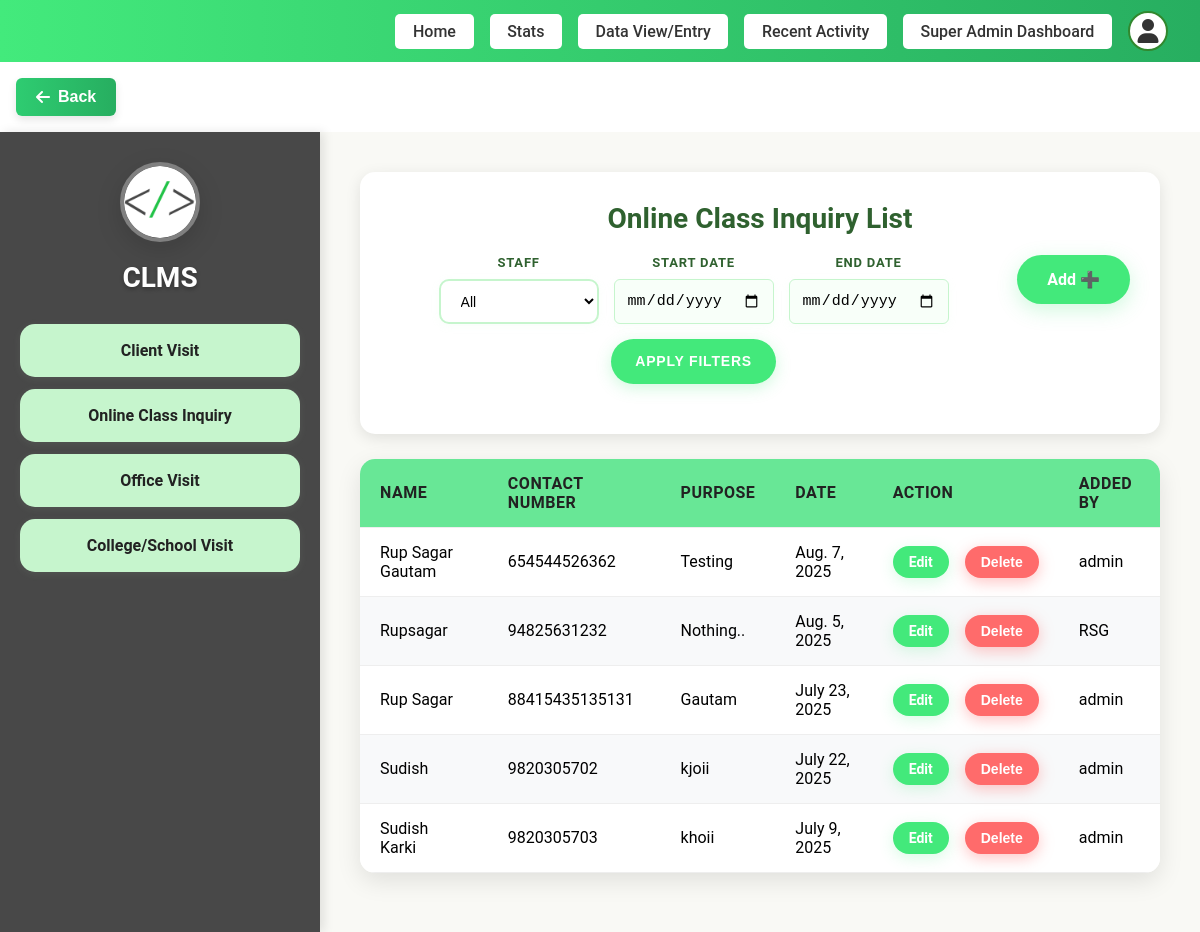
Page /add-dashboard/online-class/list/ (signed in) on the earlier database version.
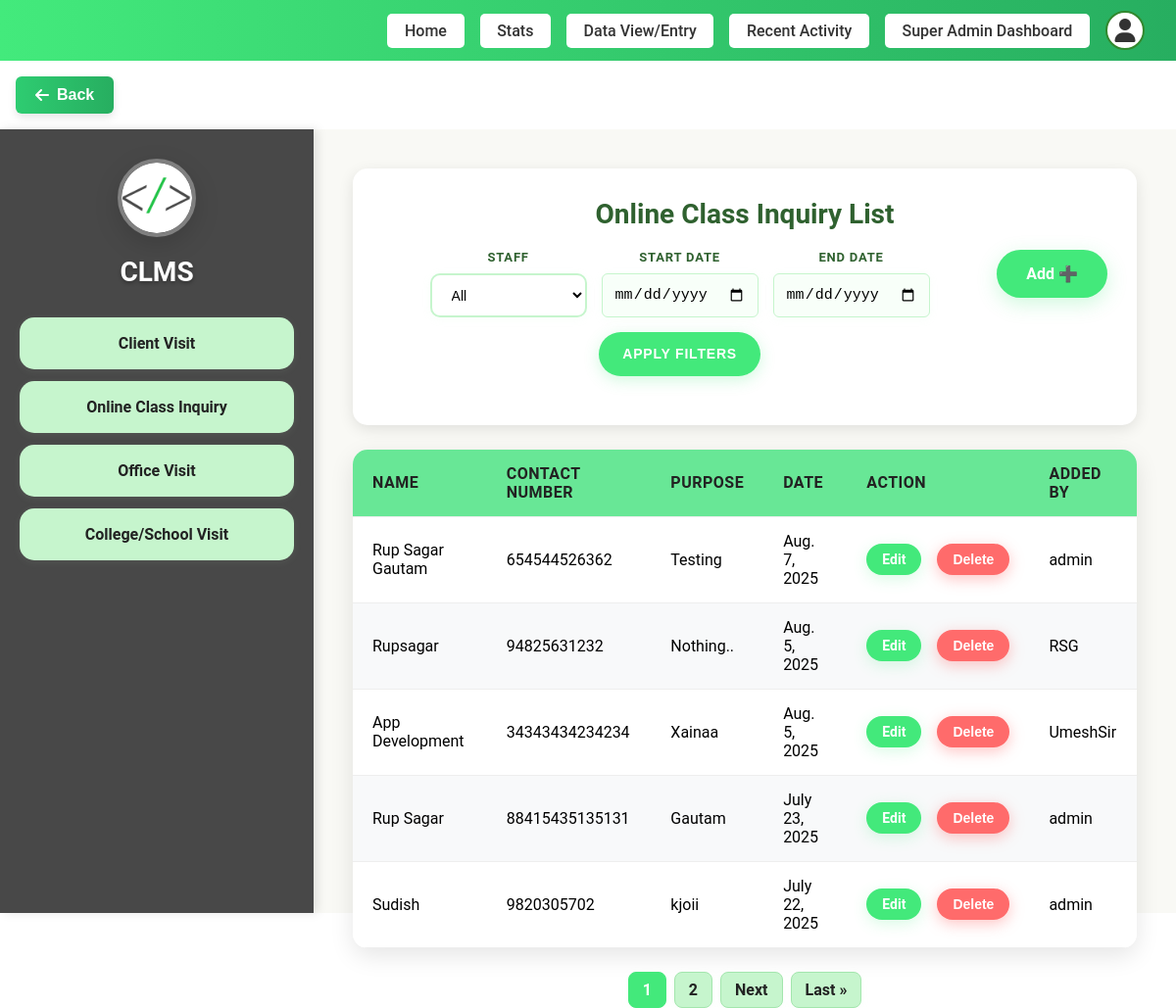
Same page on the later database version.
### staff/models.py (models this page shows, shortened)
class OnlineClassInquiry(models.Model):
    user = models.ForeignKey(User, on_delete=models.CASCADE)
    name = models.CharField(max_length=100)
    contact = models.CharField(max_length=20)
    purpose = models.CharField(max_length=255)
    date = models.DateField()

### staff/views.py (the view)
# urls.py: path('online-class/list/', views.online_class_list, name='online_class_list'),
@login_required
def online_class_list(request):
    if request.user.is_superuser:
        online_classes = OnlineClassInquiry.objects.all().order_by('-date')
        staff_filter = request.GET.get('staff')
        if staff_filter and staff_filter != 'all':
            online_classes = online_classes.filter(user_id=staff_filter)
        start_date = request.GET.get('start_date')
        end_date = request.GET.get('end_date')
        if start_date:
            try:
                start_date = datetime.strptime(start_date, '%Y-%m-%d').date()
                online_classes = online_classes.filter(date__gte=start_date)
            except ValueError:
                pass
        if end_date:
            try:
                end_date = datetime.strptime(end_date, '%Y-%m-%d').date()
                online_classes = online_classes.filter(date__lte=end_date)
            except ValueError:
                pass
        staff_users = User.objects.filter(is_staff=True).order_by('username')
    else:
        online_classes = OnlineClassInquiry.objects.filter(user=request.user).order_by('-date')
        staff_users = None
    paginator = Paginator(online_classes, 5)  # Show 5 items per page
    page = request.GET.get('page')
    try:
        online_classes = paginator.page(page)
    except PageNotAnInteger:
        online_classes = paginator.page(1)
    except EmptyPage:
        online_classes = paginator.page(paginator.num_pages)
    return render(request, 'pages/staff/Online_Class.html', {
        'online_classes': online_classes,
        'staff_users': staff_users,
        'current_filters': {
            'staff': request.GET.get('staff', ''),
            'start_date': request.GET.get('start_date', ''),
            'end_date': request.GET.get('end_date', ''),
        }
    })

### templates/pages/staff/Online_Class.html (shortened to what this page needs)
{% load static %}
<!DOCTYPE html>
<html lang="en">
<head>
  <link rel="stylesheet" href="{% static 'css/Visit.css' %}?v=1.2">
  <link rel="stylesheet" href="{% static 'css/dltvisit.css' %}?v=1.2">
</head>
{% include "layouts/header.html" %}
<body>
  <div class="container">
    <div class="sidebar">
      <div class="logo">
        <a href="{% url 'add_dashboard' %}">
         <img src="{% static 'assets/favicon.png' %}" alt="Logo">
        </a>
      </div>
      <h2>CLMS</h2>
      <ul>
        <li><a href="{% url 'client_visit_list' %}">Client Visit</a></li>
        <li><a href="{% url 'online_class_list' %}">Online Class Inquiry</a></li>
        <li><a href="{% url 'office_visit_list' %}">Office Visit</a></li>
        <li><a href="{% url 'college_visit_list' %}">College/School Visit</a></li>
      </ul>
    </div>
    <div class="main-content">
      <div class="header">
        <h2>Online Class Inquiry List</h2>
        <div class="header-controls">
          <a href="{% url 'add_dashboard' %}" class="add-btn">Add ➕</a>
          {% if user.is_superuser and staff_users %}
          <div class="filter-container">
            <form method="GET" class="filter-form" style="display: flex; align-items: center; gap: 15px; flex-wrap: wrap;">
              <div class="filter-item">
                <label for="staff">Staff</label>
                <select name="staff" id="staff">
                  <option value="all" {% if current_filters.staff == 'all' or not current_filters.staff %}selected{% endif %}>All</option>
                </select>
              </div>
              <div class="filter-item">
                <label for="start_date">Start Date</label>
                <input type="date" name="start_date" id="start_date" value="{{ current_filters.start_date }}" placeholder="yyyy-mm-dd">
              </div>
              <div class="filter-item">
                <label for="end_date">End Date</label>
                <input type="date" name="end_date" id="end_date" value="{{ current_filters.end_date }}" placeholder="yyyy-mm-dd">
              </div>
              <button type="submit" class="apply-btn">Apply Filters</button>
            </form>
          </div>
          {% endif %}
        </div>
      </div>
      <table>
        <thead>
          <tr>
            <th>Name</th>
            <th>Contact Number</th>
            <th>Purpose</th>
            <th>Date</th>
            <th>Action</th>
            <th>Added By</th>
          </tr>
        </thead>
        <tbody>
          {% for inquiry in online_classes %}
          <tr class="{% cycle 'white-row' 'green-row' %}">
            <td>{{ inquiry.name }}</td>
            <td>{{ inquiry.contact }}</td>
            <td>{{ inquiry.purpose }}</td>
            <td>{{ inquiry.date }}</td>
            <td>
              <div class="action-buttons">
                <a href="{% url 'edit_online' inquiry.id %}" class="edit-btn">Edit</a>
                <button class="delete-btn" onclick="showOnlineClassDeleteConfirmation('{{ inquiry.id }}', '{{ inquiry.name }}')">Delete</button>
              </div>
            </td>
            <td>{{ inquiry.user.username }}</td>
          </tr>
          {% empty %}
          <tr>
            <td colspan="5">No online class inquiries available.</td>
          </tr>
          {% endfor %}
        </tbody>
      </table>
      {% if online_classes.has_other_pages %}
      <div class="pagination">
        {% for num in online_classes.paginator.page_range %}
          {% if online_classes.number == num %}
            <span class="current">{{ num }}</span>
          {% elif num > online_classes.number|add:'-3' and num < online_classes.number|add:'3' %}
            <a href="?page={{ num }}">{{ num }}</a>
          {% endif %}
        {% endfor %}
        {% if online_classes.has_next %}
          <a href="?page={{ online_classes.next_page_number }}">Next</a>
          <a href="?page={{ online_classes.paginator.num_pages }}">Last &raquo;</a>
        {% endif %}
      </div>
      {% endif %}
    </div>
  </div>
</body>
</html>

Differences in the rows shown:
no longer on this page (row unchanged): OnlineClassInquiry: name "Sudish Karki", contact "9820305703", purpose "khoii", date "July 9, 2025", user.username "admin"
added OnlineClassInquiry: name "App Development", contact "34343434234234", purpose "Xainaa", date "Aug. 5, 2025", user.username "UmeshSir"
Other differences:
new list line: "1"
new list line: "2"
text now shown: "Next Last »"
